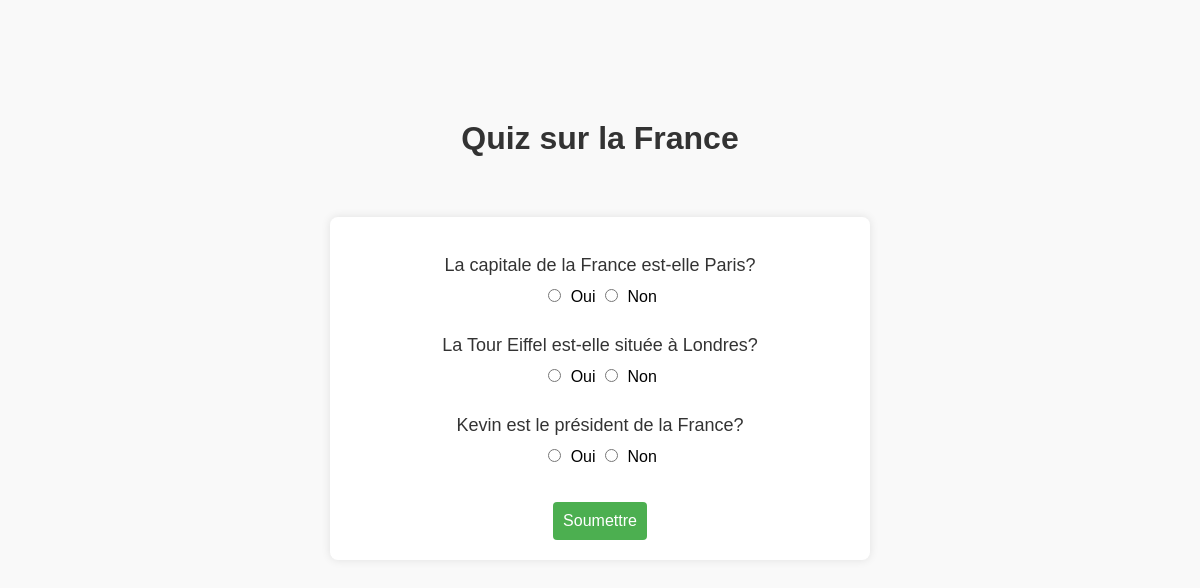
The page / on the database its author committed.
### tables this page shows
CREATE TABLE questions (
        id INTEGER PRIMARY KEY,
        question TEXT);

### index.php (the view, shortened to what this page needs)
<!DOCTYPE html>
<html lang="fr">
<head>
    <link rel="stylesheet" type="text/css" href="css/quiz.css">
</head>
<body>
    <h1>Quiz sur la France</h1>
    <form action="process.php" method="post">
        <?php
        try {
            $file_db = new PDO('sqlite:contacts.sqlite3');
            $file_db->setAttribute(PDO::ATTR_ERRMODE, PDO::ERRMODE_WARNING);
            $questions = $file_db->query("SELECT * FROM questions WHERE id BETWEEN 1 AND 3")->fetchAll(PDO::FETCH_ASSOC);
            foreach ($questions as $question) {
                echo '<p>' . $question['question'] . '</p>';
                echo '<input type="radio" name="question_' . $question['id'] . '" value="1"> Oui ';
                echo '<input type="radio" name="question_' . $question['id'] . '" value="0"> Non <br>';
            }
        } catch (PDOException $ex) {
            echo $ex->getMessage();
        }
        ?>
        <input type="submit" name="submit" value="Soumettre">
    </form>
</body>
</html>

### css/quiz.css (style rules this page uses)
body { font-family: 'Arial', sans-serif; background-color: #f9f9f9; margin: 0; padding: 0; height: 100vh; }
h1 { color: #333; text-align: center; margin: 10% 0 5% 0; }
form { background-color: #fff; padding: 20px; border-radius: 8px; box-shadow: 0 0 10px rgba(0, 0, 0, 0.1); max-width: 500px; width: 100%; margin: 0 auto; text-align: center; }
p { color: #333; font-size: 18px; margin-bottom: 2%; }
input[type="radio"] { margin-right: 5px; margin-bottom: 3%; }
input[type="submit"] { background-color: #4caf50; color: #fff; cursor: pointer; padding: 10px; border: none; border-radius: 4px; font-size: 16px; margin-top: 5%; }

### rows shown on the page
questions: question "La capitale de la France est-elle Paris?"
questions: question "La Tour Eiffel est-elle située à Londres?"
questions: question "Kevin est le président de la France?"
